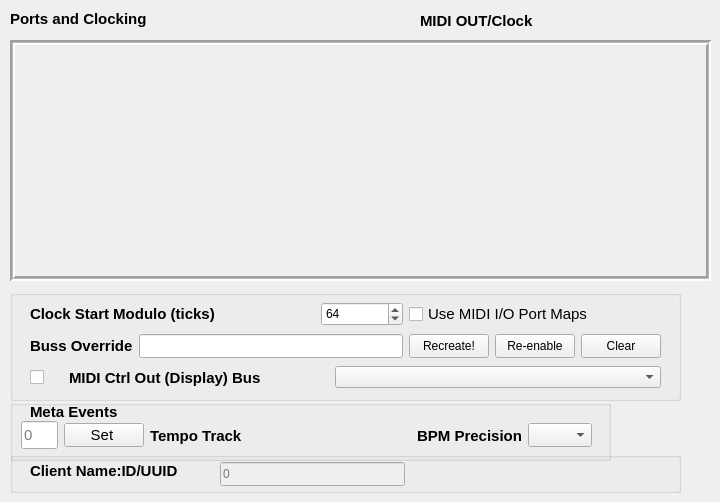
     <widget class="QWidget" name="tabMidiClock">
      <property name="toolTip">
       <string>A list of MIDI output ports and clock settings.</string>
      </property>
      <attribute name="title">
       <string>MIDI &amp;Clock</string>
      </attribute>
      <widget class="QGroupBox" name="groupBoxMetaEvents">
       <property name="geometry">
        <rect>
         <x>10</x>
         <y>400</y>
         <width>601</width>
         <height>61</height>
        </rect>
       </property>
       <property name="font">
        <font>
         <pointsize>11</pointsize>
         <bold>false</bold>
        </font>
       </property>
       <property name="title">
        <string/>
       </property>
       <property name="flat">
        <bool>true</bool>
       </property>
       <widget class="QLabel" name="label_meta_events">
        <property name="geometry">
         <rect>
          <x>20</x>
          <y>3</y>
          <width>141</width>
          <height>17</height>
         </rect>
        </property>
        <property name="font">
         <font>
          <pointsize>11</pointsize>
          <bold>true</bold>
         </font>
        </property>
        <property name="text">
         <string>Meta Events</string>
        </property>
       </widget>
       <widget class="QWidget" name="metaLayoutWidget">
        <property name="geometry">
         <rect>
          <x>11</x>
          <y>20</y>
          <width>571</width>
          <height>31</height>
         </rect>
        </property>
        <layout class="QHBoxLayout" name="horizontalLayout_6" stretch="4,8,20,20,8">
         <item>
          <widget class="QLineEdit" name="lineEditTempoTrack">
           <property name="enabled">
            <bool>true</bool>
           </property>
           <property name="minimumSize">
            <size>
             <width>0</width>
             <height>28</height>
            </size>
           </property>
           <property name="toolTip">
            <string>Change track to hold tempo.</string>
           </property>
           <property name="maxLength">
            <number>4</number>
           </property>
           <property name="frame">
            <bool>true</bool>
           </property>
           <property name="readOnly">
            <bool>false</bool>
           </property>
           <property name="placeholderText">
            <string>0</string>
           </property>
          </widget>
         </item>
         <item>
          <widget class="QPushButton" name="pushButtonTempoTrack">
           <property name="minimumSize">
            <size>
             <width>0</width>
             <height>24</height>
            </size>
           </property>
           <property name="maximumSize">
            <size>
             <width>140</width>
             <height>24</height>
            </size>
           </property>
           <property name="toolTip">
            <string>Saves the tempo track number to the MIDI file.</string>
           </property>
           <property name="text">
            <string>Set </string>
           </property>
          </widget>
         </item>
         <item>
          <widget class="QLabel" name="textLabelTempoTrack">
           <property name="font">
            <font>
             <pointsize>11</pointsize>
             <bold>true</bold>
            </font>
           </property>
           <property name="toolTip">
            <string/>
           </property>
           <property name="text">
            <string>Tempo Track</string>
           </property>
          </widget>
         </item>
         <item>
          <widget class="QLabel" name="label_clock_precision">
           <property name="font">
            <font>
             <pointsize>11</pointsize>
             <bold>true</bold>
            </font>
           </property>
           <property name="text">
            <string>BPM Precision</string>
           </property>
           <property name="alignment">
            <set>Qt::AlignmentFlag::AlignRight|Qt::AlignmentFlag::AlignTrailing|Qt::AlignmentFlag::AlignVCenter</set>
           </property>
          </widget>
         </item>
         <item>
          <widget class="QComboBox" name="comboBoxBpmPrecision">
           <property name="minimumSize">
            <size>
             <width>0</width>
             <height>24</height>
            </size>
           </property>
           <property name="maximumSize">
            <size>
             <width>64</width>
             <height>24</height>
            </size>
           </property>
          </widget>
         </item>
        </layout>
       </widget>
      </widget>
      <widget class="QLabel" name="portsClocksLabel">
       <property name="geometry">
        <rect>
         <x>10</x>
         <y>10</y>
         <width>240</width>
         <height>17</height>
        </rect>
       </property>
       <property name="minimumSize">
        <size>
         <width>240</width>
         <height>0</height>
        </size>
       </property>
       <property name="font">
        <font>
         <pointsize>11</pointsize>
         <bold>true</bold>
        </font>
       </property>
       <property name="text">
        <string>Ports and Clocking</string>
       </property>
      </widget>
      <widget class="QScrollArea" name="clocksScrollArea">
       <property name="geometry">
        <rect>
         <x>10</x>
         <y>40</y>
         <width>701</width>
         <height>241</height>
        </rect>
       </property>
       <property name="font">
        <font>
         <pointsize>11</pointsize>
         <bold>false</bold>
        </font>
       </property>
       <property name="frameShape">
        <enum>QFrame::Shape::Box</enum>
       </property>
       <property name="lineWidth">
        <number>2</number>
       </property>
       <property name="midLineWidth">
        <number>1</number>
       </property>
       <property name="horizontalScrollBarPolicy">
        <enum>Qt::ScrollBarPolicy::ScrollBarAsNeeded</enum>
       </property>
       <property name="widgetResizable">
        <bool>true</bool>
       </property>
       <widget class="QWidget" name="scrollAreaWidgetContents">
        <property name="geometry">
         <rect>
          <x>0</x>
          <y>0</y>
          <width>701</width>
          <height>241</height>
         </rect>
        </property>
       </widget>
      </widget>
      <widget class="QLabel" name="label_2">
       <property name="geometry">
        <rect>
         <x>420</x>
         <y>12</y>
         <width>121</width>
         <height>17</height>
        </rect>
       </property>
       <property name="font">
        <font>
         <pointsize>11</pointsize>
         <bold>true</bold>
        </font>
       </property>
       <property name="text">
        <string>MIDI OUT/Clock</string>
       </property>
      </widget>
      <widget class="QWidget" name="horizontalLayoutWidget_2">
       <property name="geometry">
        <rect>
         <x>30</x>
         <y>362</y>
         <width>631</width>
         <height>31</height>
        </rect>
       </property>
       <layout class="QHBoxLayout" name="hLayoutMidiOutBuss" stretch="1,8,10">
        <item>
         <widget class="QCheckBox" name="checkBoxMidiOutBuss">
          <property name="text">
           <string/>
          </property>
         </widget>
        </item>
        <item>
         <widget class="QLabel" name="labelMidiOutBuss">
          <property name="font">
           <font>
            <pointsize>11</pointsize>
            <bold>true</bold>
           </font>
          </property>
          <property name="text">
           <string>MIDI Ctrl Out (Display) Bus</string>
          </property>
         </widget>
        </item>
        <item>
         <widget class="QComboBox" name="comboBoxMidiOutBuss">
          <property name="sizePolicy">
           <sizepolicy hsizetype="Preferred" vsizetype="Fixed">
            <horstretch>0</horstretch>
            <verstretch>0</verstretch>
           </sizepolicy>
          </property>
          <property name="minimumSize">
           <size>
            <width>180</width>
            <height>0</height>
           </size>
          </property>
          <property name="sizeAdjustPolicy">
           <enum>QComboBox::SizeAdjustPolicy::AdjustToContents</enum>
          </property>
         </widget>
        </item>
       </layout>
      </widget>
      <widget class="QWidget" name="layoutWidgetCtrlOut">
       <property name="geometry">
        <rect>
         <x>30</x>
         <y>300</y>
         <width>631</width>
         <height>61</height>
        </rect>
       </property>
       <layout class="QGridLayout" name="gridLayout_7">
        <item row="0" column="0" colspan="2">
         <layout class="QHBoxLayout" name="horizLayoutClockStartModulo" stretch="8,1">
          <item>
           <widget class="QLabel" name="labelClockStartModulo">
            <property name="font">
             <font>
              <pointsize>11</pointsize>
              <bold>true</bold>
             </font>
            </property>
            <property name="toolTip">
             <string>Sets the position after which MIDI clocking begins.</string>
            </property>
            <property name="text">
             <string>Clock Start Modulo (ticks)</string>
            </property>
           </widget>
          </item>
          <item>
           <widget class="QSpinBox" name="spinBoxClockStartModulo">
            <property name="minimumSize">
             <size>
              <width>82</width>
              <height>24</height>
             </size>
            </property>
            <property name="maximumSize">
             <size>
              <width>16777215</width>
              <height>24</height>
             </size>
            </property>
            <property name="minimum">
             <number>1</number>
            </property>
            <property name="maximum">
             <number>1024</number>
            </property>
            <property name="value">
             <number>64</number>
            </property>
           </widget>
          </item>
         </layout>
        </item>
        <item row="1" column="4">
         <widget class="QPushButton" name="pushButtonRemoveMap">
          <property name="minimumSize">
           <size>
            <width>0</width>
            <height>24</height>
           </size>
          </property>
          <property name="maximumSize">
           <size>
            <width>16777215</width>
            <height>24</height>
           </size>
          </property>
          <property name="text">
           <string>Clear</string>
          </property>
         </widget>
        </item>
        <item row="1" column="1">
         <widget class="QLineEdit" name="lineEditBussOverride">
          <property name="minimumSize">
           <size>
            <width>0</width>
            <height>24</height>
           </size>
          </property>
          <property name="maximumSize">
           <size>
            <width>16777215</width>
            <height>24</height>
           </size>
          </property>
         </widget>
        </item>
        <item row="0" column="2" colspan="3">
         <widget class="QCheckBox" name="ioPortsMappedCheck">
          <property name="enabled">
           <bool>true</bool>
          </property>
          <property name="font">
           <font>
            <pointsize>11</pointsize>
            <bold>false</bold>
           </font>
          </property>
          <property name="toolTip">
           <string>If checked, the input/output port map is active.</string>
          </property>
          <property name="text">
           <string>Use MIDI I/O Port Maps</string>
          </property>
         </widget>
        </item>
        <item row="1" column="0">
         <widget class="QLabel" name="labelBussOverride">
          <property name="font">
           <font>
            <pointsize>11</pointsize>
            <bold>true</bold>
           </font>
          </property>
          <property name="text">
           <string>Buss Override</string>
          </property>
         </widget>
        </item>
        <item row="1" column="2">
         <widget class="QPushButton" name="pushButtonStoreMap">
          <property name="minimumSize">
           <size>
            <width>80</width>
            <height>24</height>
           </size>
          </property>
          <property name="maximumSize">
           <size>
            <width>16777215</width>
            <height>24</height>
           </size>
          </property>
          <property name="toolTip">
           <string>Saves maps of I/O port numbers and names to the 'rc' file.
Each port number can be found by name-lookup.

WARNING: Devices not present at this time are DROPPED
from the maps.</string>
          </property>
          <property name="text">
           <string>Recreate!</string>
          </property>
         </widget>
        </item>
        <item row="1" column="3">
         <widget class="QPushButton" name="pushButtonFixMap">
          <property name="minimumSize">
           <size>
            <width>0</width>
            <height>24</height>
           </size>
          </property>
          <property name="maximumSize">
           <size>
            <width>16777215</width>
            <height>24</height>
           </size>
          </property>
          <property name="toolTip">
           <string>If missing devices have been plugged back in,
then click this button to re-enable them.
This action will update the ports/maps at exit.</string>
          </property>
          <property name="text">
           <string>Re-enable</string>
          </property>
         </widget>
        </item>
       </layout>
      </widget>
      <widget class="QGroupBox" name="groupBox_2">
       <property name="geometry">
        <rect>
         <x>10</x>
         <y>290</y>
         <width>671</width>
         <height>111</height>
        </rect>
       </property>
       <property name="title">
        <string/>
       </property>
      </widget>
      <widget class="QGroupBox" name="groupBox_10">
       <property name="geometry">
        <rect>
         <x>10</x>
         <y>452</y>
         <width>671</width>
         <height>41</height>
        </rect>
       </property>
       <property name="title">
        <string/>
       </property>
       <widget class="QLineEdit" name="lineEditClientId">
        <property name="enabled">
         <bool>false</bool>
        </property>
        <property name="geometry">
         <rect>
          <x>210</x>
          <y>10</y>
          <width>185</width>
          <height>24</height>
         </rect>
        </property>
        <property name="minimumSize">
         <size>
          <width>0</width>
          <height>24</height>
         </size>
        </property>
        <property name="maximumSize">
         <size>
          <width>16777215</width>
          <height>24</height>
         </size>
        </property>
        <property name="toolTip">
         <string>Holds the MIDI client ID, as applicable.</string>
        </property>
        <property name="readOnly">
         <bool>true</bool>
        </property>
        <property name="placeholderText">
         <string>0</string>
        </property>
       </widget>
       <widget class="QLabel" name="label">
        <property name="geometry">
         <rect>
          <x>20</x>
          <y>10</y>
          <width>181</width>
          <height>17</height>
         </rect>
        </property>
        <property name="font">
         <font>
          <pointsize>11</pointsize>
          <bold>true</bold>
         </font>
        </property>
        <property name="text">
         <string>Client Name:ID/UUID</string>
        </property>
       </widget>
      </widget>
      <zorder>groupBoxMetaEvents</zorder>
      <zorder>groupBox_2</zorder>
      <zorder>groupBox_10</zorder>
      <zorder>portsClocksLabel</zorder>
      <zorder>clocksScrollArea</zorder>
      <zorder>label_2</zorder>
      <zorder>horizontalLayoutWidget_2</zorder>
      <zorder>layoutWidgetCtrlOut</zorder>
     </widget>
